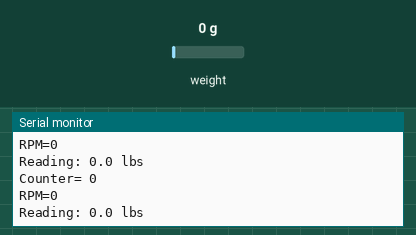
Recording of a sketch running on a simulated Arduino Uno, built with avr-gcc and run on an emulated ATmega328P. Parts: the last lines printed to the serial monitor. Inputs (shaded band) come from the test bench; at power-on: weight on the scale 0 g.

Above: at 2.2 s.
2.3 s: weight on the scale set to 100 g
At 3.2 s:
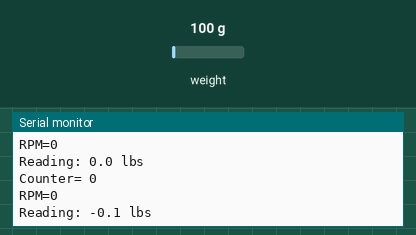
3.8 s: weight on the scale set to 1250 g
At 4.3 s:
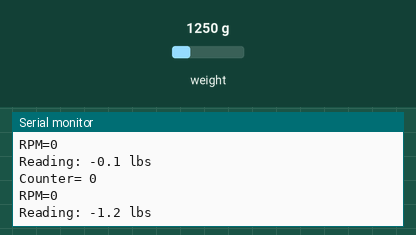
Timing chart, 0 to 6.8 s (numbered marks = the images above; inputs shaded):
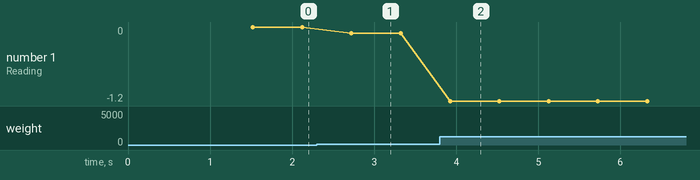

The sketch:

HallEffectLoadCellCombined.ino
```cpp
#include "HX711.h"

#define calibration_factor 26374 //This value is obtained using the SparkFun_HX711_Calibration sketch
#define DT  6
#define SCK  5

HX711 scale(SCK, DT);

int hallsensor = 7;                // Hall sensor at pin 2
volatile byte counter;
unsigned int rpm;
unsigned long passedtime;
int gearNum = 10;

void setup() {
  Serial.begin(9600);

  pinMode(hallsensor, INPUT); //Sets hallsensor as input might want input_pullup
  attachInterrupt(digitalPinToInterrupt(hallsensor), isr, RISING); //Interrupts are called on Rise of Input
  counter = 0;
  rpm = 0;
  passedtime = 0; //Initialise the values

  scale.set_scale(calibration_factor); //This value is obtained by using the SparkFun_HX711_Calibration sketch
  scale.tare(); //Assuming there is no weight on the scale at start up, reset the scale to 0
  Serial.println("HX711 scale demo");
  Serial.println("Readings:");
}

void loop() {
  delay(500);//Update RPM 10 times a second
  detachInterrupt(0); //Interrupts are disabled
  rpm = (60.0*(1000.0/(millis() - passedtime))*counter)/gearNum;
  passedtime = millis();
  Serial.print("Counter= ");
  Serial.println(counter);
  counter = 0;
  Serial.print("RPM=");
  Serial.println(rpm); //Print out result to monitor

  attachInterrupt(digitalPinToInterrupt(hallsensor), isr, RISING);   //Restart the interrupt processing

  Serial.print("Reading: ");
  Serial.print(-1*(scale.get_units()), 1); //scale.get_units() returns a float
  Serial.print(" lbs"); //You can change this to kg but you'll need to refactor the calibration_factor
  Serial.println();
}

void isr(){
   //Each rotation, this interrupt function is run twice, so take that into consideration for
   //calculating RPM
   //Update count
      counter++;
}
```

Measured:
- after the input at 2.3 s, the serial monitor: prints a new line after 0.42 s (image 1)
- after the input at 3.8 s, the serial monitor: prints a new line after 0.12 s (image 2)
- plotted number 1: 0 → -0.1 after the input at 2.3 s, -0.1 → -1.2 after the input at 3.8 s
